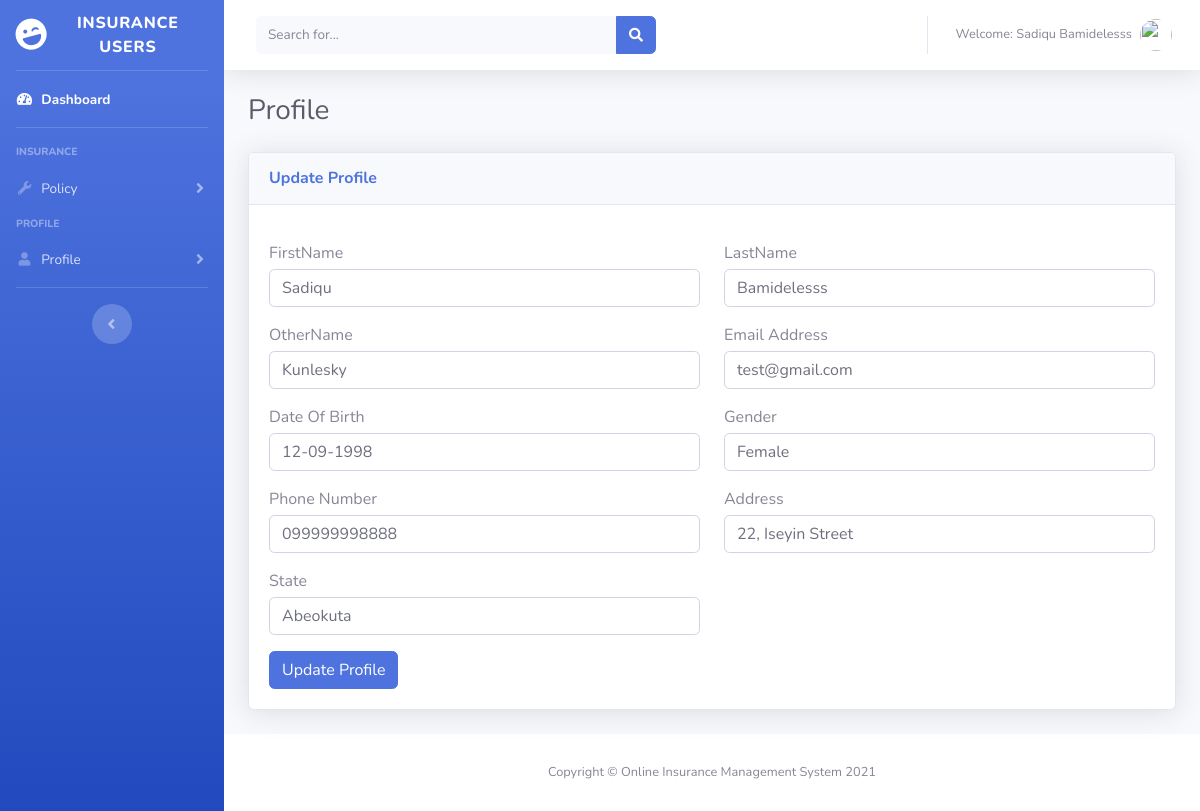
/users/profile.php (signed in), run on the app's committed database.
### tables this page shows
CREATE TABLE `tblusers` (
  `Id` int(10) NOT NULL,
  `firstName` varchar(255) NOT NULL,
  `lastName` varchar(255) NOT NULL,
  `otherName` varchar(255) NOT NULL,
  `emailAddress` varchar(255) NOT NULL,
  `password` varchar(255) NOT NULL,
  `dob` varchar(50) NOT NULL,
  `gender` varchar(10) NOT NULL,
  `phone` varchar(20) NOT NULL,
  `address` varchar(255) NOT NULL,
  `state` varchar(255) NOT NULL,
  `dateCreated` varchar(50) NOT NULL
);

### includes/session.php (called while the page is built, shortened)
<?php
include('dbconnection.php');
if (isset($_SESSION['adminId']) )
{
    $adminId = $_SESSION['adminId'];
    $query = mysqli_query($con,"select * from tbladmin where Id='$adminId'");
    $count = mysqli_num_rows($query);
    $rows = mysqli_fetch_array($query);
    $firstName = $rows['firstName'];
    $lastName = $rows['lastName'];
}
else if (isset($_SESSION['userId']) )
{
    $userId = $_SESSION['userId'];
    $query = mysqli_query($con,"select * from tblusers where Id='$userId'");
    $rows = mysqli_fetch_array($query);
    $firstName = $rows['firstName'];
    $lastName = $rows['lastName'];
}
else{
  echo "<script type = \"text/javascript\">
  window.location = (\"index.php\");
  </script>";
}
?>

### users/profile.php (the view, shortened to what this page needs)
<?php include_once('../includes/dbconnection.php');?>
<?php include_once('../includes/session.php');?>
<?php
 $querys = mysqli_query($con,"select * from tblusers where Id='$userId'");
 $rowss = mysqli_fetch_array($querys);
?>
<!DOCTYPE html>
<html lang="en">
<?php include_once('./includes/header.php');?>
<body id="page-top">
  <div id="wrapper">
    <?php include_once('./includes/sidebar.php');?>
    <div id="content-wrapper" class="d-flex flex-column">
      <div id="content">
        <?php include_once('./includes/topNavBar.php');?>
        <div class="container-fluid">
          <h1 class="h3 mb-4 text-gray-800">Profile</h1>
          <div class="row">
            <div class="col-lg-12">
              <div class="card shadow mb-4">
                <div class="card-header py-3">
                  <h6 class="m-0 font-weight-bold text-primary">Update Profile</h6>
                </div>
                <div class="card-body">
                    <form method="Post" action="">
                    <div class="row">
                            <div class="col-6">
                                <div class="form-group">
                                    <label for="cc-exp" class="control-label mb-1">FirstName</label>
                                    <input id="" name="firstName" type="text" class="form-control cc-exp" value="<?php if(isset($rowss['firstName'])){echo $rowss['firstName'];}?>" placeholder="">
                                </div>
                            </div>
                            <div class="col-6">
                                <div class="form-group">
                                    <label for="cc-exp" class="control-label mb-1">LastName</label>
                                    <input id="" name="lastName" type="text" class="form-control cc-exp" value="<?php if(isset($rowss['lastName'])){echo $rowss['lastName'];}?>" placeholder="">
                                </div>
                            </div>
                        </div>
                        <div class="row">
                            <div class="col-6">
                                <div class="form-group">
                                <label for="cc-exp" class="control-label mb-1">OtherName</label>
                                    <input id="" name="otherName" type="text" class="form-control cc-exp" value="<?php if(isset($rowss['otherName'])){echo $rowss['otherName'];}?>" placeholder="">
                                </div>
                            </div>
                            <div class="col-6">
                                <div class="form-group">
                                <label for="cc-exp" class="control-label mb-1">Email Address</label>
                                    <input id="" name="emailAddress" type="text" class="form-control cc-exp" value="<?php if(isset($rowss['emailAddress'])){echo $rowss['emailAddress'];}?>" placeholder="">
                                </div>
                            </div>
                        </div>
                        <div class="row">
                            <div class="col-6">
                                <div class="form-group">
                                <label for="cc-exp" class="control-label mb-1">Date Of Birth</label>
                                    <input id="" name="dob" type="text" class="form-control cc-exp" value="<?php if(isset($rowss['dob'])){echo $rowss['dob'];}?>" placeholder="">
                                </div>
                            </div>
                            <div class="col-6">
                                <div class="form-group">
                                <label for="cc-exp" class="control-label mb-1">Gender</label>
                                    <input id="" name="gender" type="text" class="form-control cc-exp" value="<?php if(isset($rowss['gender'])){echo $rowss['gender'];}?>" placeholder="">
                                </div>
                            </div>
                        </div>
                        <div class="row">
                            <div class="col-6">
                                <div class="form-group">
                                <label for="cc-exp" class="control-label mb-1">Phone Number</label>
                                    <input id="" name="phone" type="text" class="form-control cc-exp" value="<?php if(isset($rowss['phone'])){echo $rowss['phone'];}?>" placeholder="">
                                </div>
                            </div>
                            <div class="col-6">
                                <div class="form-group">
                                <label for="cc-exp" class="control-label mb-1">Address</label>
                                    <input id="" name="address" type="text" class="form-control cc-exp" value="<?php if(isset($rowss['address'])){echo $rowss['address'];}?>" placeholder="">
                                </div>
                            </div>
                        </div>
                        <div class="row">
                            <div class="col-6">
                                <div class="form-group">
                                <label for="cc-exp" class="control-label mb-1">State</label>
                                    <input id="" name="state" type="text" class="form-control cc-exp" value="<?php if(isset($rowss['state'])){echo $rowss['state'];}?>" placeholder="">
                                </div>
                            </div>
                        </div>
                        <button type="submit" name="update" class="btn btn-primary">Update Profile</button>
                    </form>
                </div>
            </div>
        </div>
          </div>
        </div>
      </div>
      <?php include_once('./includes/footer.php');?>
</body>
</html>

### users/includes/topNavBar.php (shortened to what this page needs)
<nav class="navbar navbar-expand navbar-light bg-white topbar mb-4 static-top shadow">
          <form class="d-none d-sm-inline-block form-inline mr-auto ml-md-3 my-2 my-md-0 mw-100 navbar-search">
            <div class="input-group">
              <input type="text" class="form-control bg-light border-0 small" placeholder="Search for..." aria-label="Search" aria-describedby="basic-addon2">
              <div class="input-group-append">
                <button class="btn btn-primary" type="button">
                  <i class="fas fa-search fa-sm"></i>
                </button>
              </div>
            </div>
          </form>
          <ul class="navbar-nav ml-auto">
            <li class="nav-item dropdown no-arrow">
              <a class="nav-link dropdown-toggle" href="#" id="userDropdown" role="button" data-toggle="dropdown" aria-haspopup="true" aria-expanded="false">
                <span class="mr-2 d-none d-lg-inline text-gray-600 small">Welcome: <?php echo $firstName." ".$lastName;?></span>
                <img class="img-profile rounded-circle" src="../img/admin2.jpg">
              </a>
            </li>
          </ul>
        </nav>

### data on the page
tblusers: firstName "Sadiqu", lastName "Bamidelesss", otherName "Kunlesky", emailAddress "test@gmail.com", dob "12-09-1998", gender "Female", phone "099999998888", address "22, Iseyin Street", state "Abeokuta"
